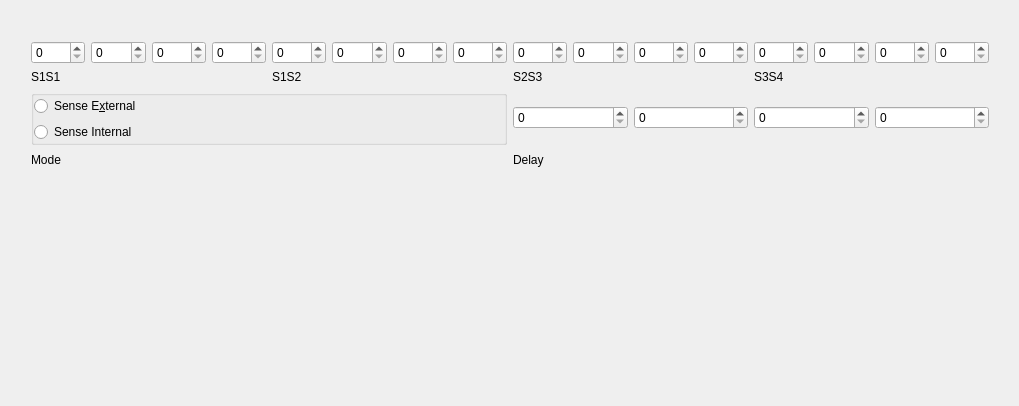
<?xml version="1.0" encoding="UTF-8"?>
<ui version="4.0">
 <class>BasicStimulator</class>
 <widget class="QWidget" name="BasicStimulator">
  <property name="geometry">
   <rect>
    <x>0</x>
    <y>0</y>
    <width>1019</width>
    <height>406</height>
   </rect>
  </property>
  <property name="windowTitle">
   <string>Stimulator</string>
  </property>
  <property name="autoFillBackground">
   <bool>true</bool>
  </property>
  <widget class="QWidget" name="layoutWidget">
   <property name="geometry">
    <rect>
     <x>20</x>
     <y>30</y>
     <width>980</width>
     <height>150</height>
    </rect>
   </property>
   <layout class="QGridLayout">
    <item row="0" column="0" colspan="2">
     <layout class="QGridLayout">
      <property name="margin">
       <number>0</number>
      </property>
      <item row="0" column="0">
       <layout class="QHBoxLayout">
        <property name="margin">
         <number>0</number>
        </property>
        <item>
         <layout class="QHBoxLayout" name="_2">
          <property name="margin">
           <number>0</number>
          </property>
          <item>
           <widget class="QSpinBox" name="spinBox13_3"/>
          </item>
          <item>
           <widget class="QSpinBox" name="spinBox14_3"/>
          </item>
          <item>
           <widget class="QSpinBox" name="spinBox15_3"/>
          </item>
          <item>
           <widget class="QSpinBox" name="spinBox16_3"/>
          </item>
         </layout>
        </item>
        <item>
         <layout class="QHBoxLayout">
          <property name="margin">
           <number>0</number>
          </property>
          <item>
           <widget class="QSpinBox" name="spinBox13"/>
          </item>
          <item>
           <widget class="QSpinBox" name="spinBox14"/>
          </item>
          <item>
           <widget class="QSpinBox" name="spinBox15"/>
          </item>
          <item>
           <widget class="QSpinBox" name="spinBox16"/>
          </item>
         </layout>
        </item>
        <item>
         <layout class="QHBoxLayout">
          <property name="margin">
           <number>0</number>
          </property>
          <item>
           <widget class="QSpinBox" name="spinBox13_4"/>
          </item>
          <item>
           <widget class="QSpinBox" name="spinBox14_4"/>
          </item>
          <item>
           <widget class="QSpinBox" name="spinBox15_4"/>
          </item>
          <item>
           <widget class="QSpinBox" name="spinBox16_4"/>
          </item>
         </layout>
        </item>
        <item>
         <layout class="QHBoxLayout">
          <property name="margin">
           <number>0</number>
          </property>
          <item>
           <widget class="QSpinBox" name="spinBox13_5"/>
          </item>
          <item>
           <widget class="QSpinBox" name="spinBox14_5"/>
          </item>
          <item>
           <widget class="QSpinBox" name="spinBox15_5"/>
          </item>
          <item>
           <widget class="QSpinBox" name="spinBox16_5"/>
          </item>
         </layout>
        </item>
       </layout>
      </item>
      <item row="1" column="0">
       <layout class="QHBoxLayout">
        <property name="margin">
         <number>0</number>
        </property>
        <item>
         <widget class="QLabel" name="textLabel1">
          <property name="text">
           <string>S1S1</string>
          </property>
         </widget>
        </item>
        <item>
         <widget class="QLabel" name="textLabel2">
          <property name="text">
           <string>S1S2</string>
          </property>
         </widget>
        </item>
        <item>
         <widget class="QLabel" name="textLabel3">
          <property name="text">
           <string>S2S3</string>
          </property>
         </widget>
        </item>
        <item>
         <widget class="QLabel" name="textLabel4">
          <property name="text">
           <string>S3S4</string>
          </property>
         </widget>
        </item>
       </layout>
      </item>
     </layout>
    </item>
    <item row="1" column="0">
     <widget class="QGroupBox" name="buttonGroup1" native="true">
      <property name="title" stdset="0">
       <string/>
      </property>
      <layout class="QGridLayout">
       <property name="margin">
        <number>0</number>
       </property>
       <item row="1" column="0">
        <widget class="QRadioButton" name="radioButton2">
         <property name="text">
          <string>Sense Internal</string>
         </property>
         <property name="shortcut">
          <string/>
         </property>
        </widget>
       </item>
       <item row="0" column="0">
        <widget class="QRadioButton" name="radioButton1">
         <property name="text">
          <string>Sense E&amp;xternal</string>
         </property>
         <property name="shortcut">
          <string>Alt+X</string>
         </property>
        </widget>
       </item>
      </layout>
     </widget>
    </item>
    <item row="1" column="1">
     <layout class="QHBoxLayout">
      <property name="margin">
       <number>0</number>
      </property>
      <item>
       <widget class="QSpinBox" name="spinBox13_2"/>
      </item>
      <item>
       <widget class="QSpinBox" name="spinBox14_2"/>
      </item>
      <item>
       <widget class="QSpinBox" name="spinBox15_2"/>
      </item>
      <item>
       <widget class="QSpinBox" name="spinBox16_2"/>
      </item>
     </layout>
    </item>
    <item row="2" column="0">
     <widget class="QLabel" name="textLabel5">
      <property name="text">
       <string>Mode</string>
      </property>
     </widget>
    </item>
    <item row="2" column="1">
     <widget class="QLabel" name="textLabel6">
      <property name="text">
       <string>Delay</string>
      </property>
     </widget>
    </item>
   </layout>
  </widget>
 </widget>
 <layoutdefault spacing="6" margin="11"/>
 <pixmapfunction>qPixmapFromMimeSource</pixmapfunction>
 <customwidgets>
  <customwidget>
   <class>QGroupBox</class>
   <extends>QWidget</extends>
   <header>ButtonGroup</header>
   <container>1</container>
  </customwidget>
 </customwidgets>
 <resources/>
 <connections/>
</ui>
